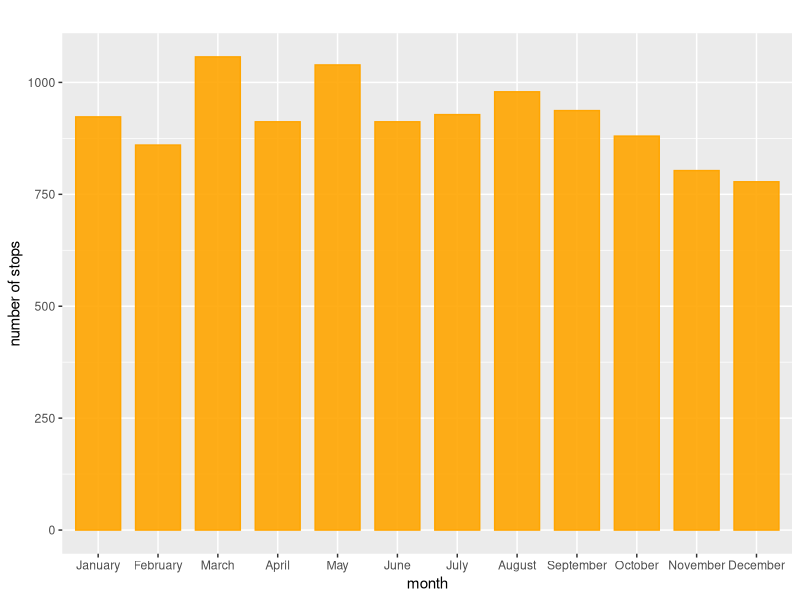
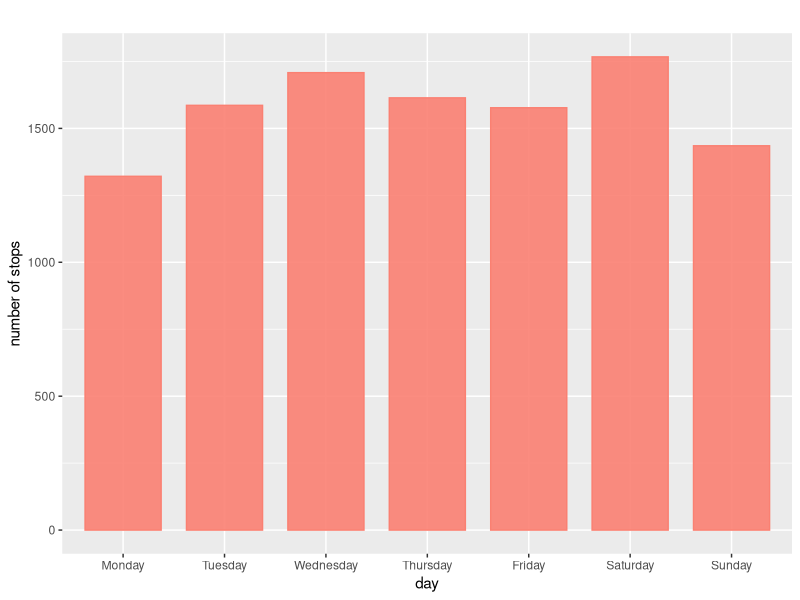

R code for these plots, in order: (Note: this script raises an error after producing the figures.)
## ---- chunk 1
NYPD <- read.csv("Data/2018_sqf_database-abbr.csv")
install.packages("tidyverse")
library(tidyverse)
library(ggplot2)
## ---- chunk 2
# the number of stops in each month in the year 2018
# MONTH2: categorical variable
reorder_month <- c("January","February","March","April","May","June","July","August","September","October","November","December")
NYPD$MONTH2 = factor(NYPD$MONTH2,levels=reorder_month)
ggplot(NYPD, aes(MONTH2)) + geom_bar(alpha=0.90, colour="orange", fill="orange",width=0.75) + labs(title="", y="number of stops", x="month")
## ---- chunk 3
# DAY2: Day when ppl are stopped

reorder_day <- c("Monday","Tuesday","Wednesday","Thursday","Friday","Saturday","Sunday")
NYPD$DAY2 = factor(NYPD$DAY2,levels=reorder_day)
ggplot(NYPD, aes(DAY2)) + geom_bar(alpha=0.90, colour="salmon", fill="salmon",width=0.75) + labs(title="", y="number of stops", x="day")
## ---- chunk 4
# Visualize: Stop Frisk Time: Time when ppl are stopped （清晨、深夜）
## ---- chunk 5
# male vs female: dataframe
## ---- chunk 6
# Observed duration minutes.
## ---- chunk 7
outliers(NYPD$BSERVED_DURATION_MINUTES)

length(NYPD[NYPD$OBSERVED_DURATION_MINUTES>20,"OBSERVED_DURATION_MINUTES"])
mean(NYPD$OBSERVED_DURATION_MINUTES)
ggplot(NYPD, aes(OBSERVED_DURATION_MINUTES)) + geom_histogram(colour = "blue", fill = "white")
ggplot(NYPD, aes(STOP_DURATION_MINUTES)) + geom_histogram(binwidth = 0.10, colour = "blue", fill = "white", bins = 15)
## ---- chunk 8
# SUSPECTED_CRIME_DESCRIPTION
## ---- chunk 9
# FRISKED_FLAG into dataframe
## ---- chunk 10
# SEARCHED_FLAG into dataframe
## ---- chunk 11
# OFFICER_IN_UNIFORM_FLAG
NYPD[NYPD$OFFICER_IN_UNIFORM_FLAG==0,"OFFICER_IN_UNIFORM_FLAG"] <- "not wearing uniform"
NYPD[NYPD$OFFICER_IN_UNIFORM_FLAG==1,"OFFICER_IN_UNIFORM_FLAG"] <- "wearing uniform"
table(NYPD$OFFICER_IN_UNIFORM_FLAG)
ggplot(NYPD, aes(OFFICER_IN_UNIFORM_FLAG)) + geom_bar(alpha=0.90, colour="royalblue1", fill="royalblue1",width=0.75) + labs(title="", y="number of officers", x="officer in uniform")

## ---- chunk 12
# SUSPECT_ARRESTED_FLAG 比对
## ---- chunk 13
# function1: variable X VS observe duration minutes (boxplots && scatterpoots)
observe_time_relation <- function(m){
  if(class(m) == "character"){
  ggplot(NYPD, aes(x = m, y = OBSERVED_DURATION_MINUTES)) + geom_boxplot(outlier.shape = NA) + coord_cartesian(ylim=c(0, 2.5))
}
else{
  ggplot(NYPD, aes(m, OBSERVED_DURATION_MINUTES)) + geom_point(outlier.shape = NA)
}
}


# function2: variable X VS stop duration minutes (boxplots && scatterpoots)
stop_time_relation <- function(n){
  if(class(n) == "character"){
  ggplot(NYPD, aes(x = n, y = STOP_DURATION_MINUTES)) + geom_boxplot(outlier.shape = NA) + coord_cartesian(ylim=c(0, 20))
}
else{
  ggplot(NYPD, aes(n, STOP_DURATION_MINUTES)) + geom_point()
}
}

observe_time_relation(NYPD$SUSPECT_SEX)

## ---- chunk 14
# SUSPECT_REPORTED_AGE
# HOW TO REMOVE 0s??
class(NYPD$SUSPECT_REPORTED_AGE)
ggplot(NYPD,aes(SUSPECT_REPORTED_AGE)) + geom_histogram(colour = "orange3", fill = "orange3",alpha=0.8) + labs(title="", y="count", x="suspect reported age")

## ---- chunk 15
# SUSPECT_SEX
class(NYPD$SUSPECT_SEX)
ggplot(NYPD, aes(SUSPECT_SEX)) + geom_bar(alpha=0.90, colour="salmon", fill="salmon",width=0.75) + labs(title="", y="count", x="suspect sex")
## ---- chunk 16
# SUSPECT_RACE_DESCRIPTION
class(NYPD$SUSPECT_RACE_DESCRIPTION)
ggplot(NYPD, aes(SUSPECT_RACE_DESCRIPTION)) + geom_bar(alpha=0.90, colour="salmon", fill="salmon",width=0.5) + labs(title="", y="count", x="suspect race description") + theme(axis.text.x=element_text(size=4.1))
## ---- chunk 17
# SUSPECT_HEIGHT 
# we remove NAs here
class(NYPD$SUSPECT_HEIGHT)
max(NYPD$SUSPECT_HEIGHT,na.rm=TRUE)
NYPD$SUSPECT_HEIGHT <- as.numeric(NYPD$SUSPECT_HEIGHT)
ggplot(NYPD,aes(SUSPECT_HEIGHT),na.rm=TRUE) + geom_histogram(colour = "orange3", fill = "orange3",alpha=0.8) + labs(title="", y="count", x="suspect height")


ggplot(NYPD, aes(SUSPECT_HEIGHT, OBSERVED_DURATION_MINUTES)) + geom_point(outlier.shape = NA) + coord_cartesian(ylim=c(0, 500))
## ---- chunk 18
# SUSPECT_WEIGHT
# we remove NAs here
class(NYPD$SUSPECT_WEIGHT)
max(NYPD$SUSPECT_WEIGHT,na.rm=TRUE)
NYPD$SUSPECT_WEIGHT <- as.numeric(NYPD$SUSPECT_WEIGHT)
ggplot(NYPD,aes(SUSPECT_WEIGHT),na.rm=TRUE) + geom_histogram(colour = "orange3", fill = "orange3",alpha=0.8) + labs(title="", y="count", x="suspect weight")
## ---- chunk 19
# SUSPECT_BODY_BUILD_TYPE
class(NYPD$SUSPECT_BODY_BUILD_TYPE)
ggplot(NYPD, aes(SUSPECT_BODY_BUILD_TYPE)) + geom_bar(alpha=0.90, colour="tomato", fill="tomato",width=0.5) + labs(title="", y="count", x="suspect body build type")
## ---- chunk 20
# SUSPECT_EYE_COLOR
unique(NYPD$SUSPECT_EYE_COLOR)
ggplot(NYPD, aes(SUSPECT_EYE_COLOR)) + geom_bar(alpha=0.90, colour="tomato", fill="tomato",width=0.5) + labs(title="", y="count", x="suspect eye color")
## ---- chunk 21
# SUSPECT_HAIR_COLOR
unique(NYPD$SUSPECT_HAIR_COLOR)
ggplot(NYPD, aes(SUSPECT_HAIR_COLOR)) + geom_bar(alpha=0.90, colour="tomato", fill="tomato",width=0.5) + labs(title="", y="count", x="suspect hair color")
## ---- chunk 22
# STOP_LOCATION_BORO_NAME
table(NYPD$STOP_LOCATION_BORO_NAME)
ggplot(NYPD, aes(STOP_LOCATION_BORO_NAME)) + geom_bar(alpha=0.90, colour="orange3", fill="orange3",width=0.5) + labs(title="", y="count", x="stop borough")


# To verify function1 and function2 //
# Borough VS Stop Time
mean(NYPD$STOP_DURATION_MINUTES)
median(NYPD$STOP_DURATION_MINUTES)
ggplot(NYPD, aes(x = STOP_LOCATION_BORO_NAME, y = STOP_DURATION_MINUTES)) + geom_boxplot(outlier.shape = NA) + coord_cartesian(ylim=c(0, 20))

# Borough VS Observe Time
mean(NYPD$OBSERVED_DURATION_MINUTES)
median(NYPD$OBSERVED_DURATION_MINUTES)
ggplot(NYPD, aes(x = STOP_LOCATION_BORO_NAME, y = OBSERVED_DURATION_MINUTES)) + geom_boxplot(outlier.shape = NA) + coord_cartesian(ylim=c(0, 2.5))
